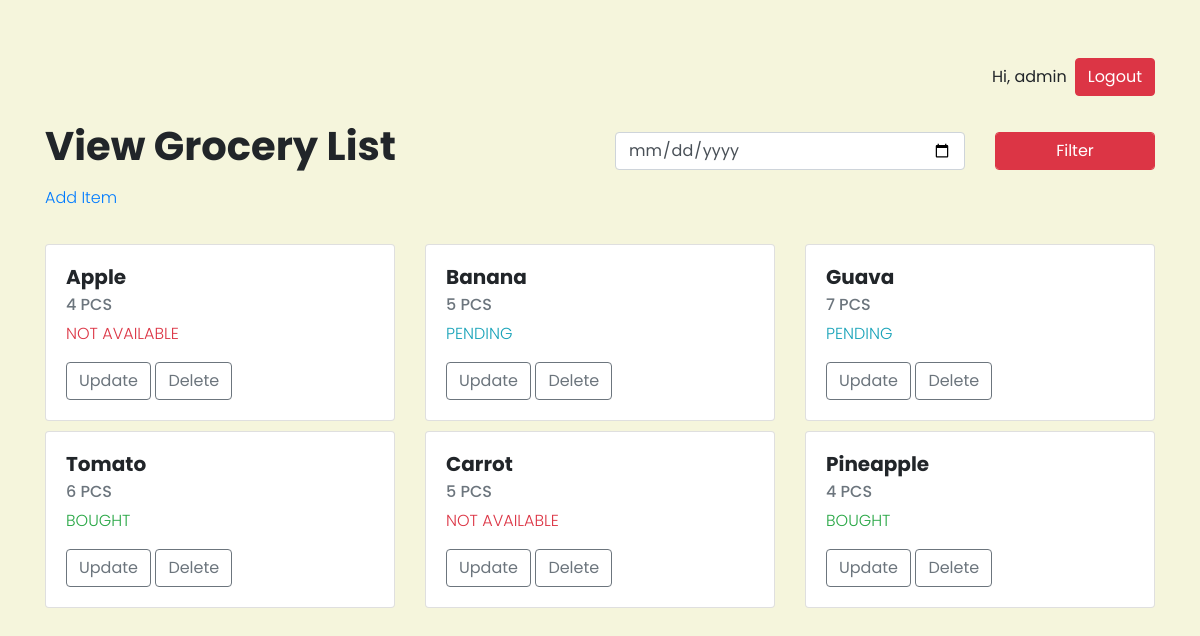
The app's page /listview/ (signed in) with its own data.
### list_manager/models.py (models this page shows, shortened)
class Item(models.Model):
    STATUS = (
        ('BOUGHT', 'BOUGHT'),
        ('NOT AVAILABLE', 'NOT AVAILABLE'),
        ('PENDING', 'PENDING'),
    )
    userlist = models.ForeignKey(userList, on_delete=models.SET_NULL, blank=True, null=True)
    item_name = models.CharField(max_length=200, null=True)
    item_quantity = models.CharField(max_length=200, null=True)
    item_status = models.CharField(max_length=200, null=True, choices=STATUS)
    date = models.DateField(null=True)

### list_manager/views.py (the view)
# urls.py: path('listview/', views.listView, name="listview"),
def listView(request):
    if request.user.is_authenticated:
        user_id = request.user.id
        userlist, created = userList.objects.get_or_create(user_id=user_id)
        items = userlist.item_set.all()
        if request.method == 'POST':
            date = request.POST.get('date')
            if date:
                items = userlist.item_set.filter(date=date)
            else:
                items = userlist.item_set.all()
    else:
        return redirect('home')
    context = {'items': items}
    return render(request, 'list_manager/index.html', context)

### list_manager/templates/list_manager/index.html (shortened to what this page needs)
<!DOCTYPE html>
{% load static %}
{% block content %}
<html>
    <head>
        <link rel="stylesheet" href="https://maxcdn.bootstrapcdn.com/bootstrap/4.4.1/css/bootstrap.min.css">
        <link rel="stylesheet" type="text/css" href="{% static 'css/style.css' %}">
    </head>
    <body>
        <div class="container mt-5">
            <div class="row mb-3">
                <div class="col-lg-12 d-flex justify-content-end align-items-center">
                    <span class="mr-2"><strong>Hi, {{user.username}}</strong></span>
                    <a href="{% url 'logout' %}" class="btn btn-danger">Logout</a>
                </div>
            </div>
            <div class="row">
                <div class="col-lg-6">
                    <h1>View Grocery List</h1>
                </div>
                <div class="col-lg-6 float-right">
                    <div>
                        <form method="POST" action="" class="row">
                            <div class="col-lg-8 form-group">
                                <input type="date" name="date" class="form-control">
                            </div>
                            <div class="col-lg-4 form-group">
                                <input class="btn btn-danger form-control" type="submit" value="Filter">
                            </div>
                        </form>
                    </div>
                </div>
            </div>
            <div>
                <a href="{% url 'item_form' %}">Add Item</a>
            </div>
            <div class="row mt-4">
                {% for item in items %}
                <div class="col-lg-4">
                    <div class="card">
                        <div class="card-body">
                          <h5 class="card-title">{{item.item_name}}</h5>
                          <h6 class="card-subtitle mb-2 text-muted">{{item.item_quantity}}</h6>
                            {% if item.item_status == 'PENDING' %}
                          <p class="text-success text-info">{{item.item_status}}</p>
                            {% elif item.item_status == 'NOT AVAILABLE' %}
                          <p class="text-success text-danger">{{item.item_status}}</p>
                            {% elif item.item_status == 'BOUGHT' %}
                          <p class="text-success text-success">{{item.item_status}}</p>
                            {% endif %}
                            <a class="btn btn-outline-secondary add-btn" href="{% url 'update_form' item.id %}">Update</a>
                            <button data-item="{{item.id}}" data-action="delete" class="btn btn-outline-secondary add-btn delete-list">Delete</button>
                        </div>
                      </div>
                </div>
                {% endfor %}
            </div>
        </div>
    </body>
</html>
{% endblock %}

### static/css/style.css (style rules this page uses)
body { font-family: 'Poppins', sans-serif; font-weight: 300; background-color: beige; }
h1, h2, h3, h4, h5 { font-family: 'Poppins', sans-serif; font-weight: 700; }
.col-lg-4, .col-lg-6, .col-lg-8, .col-lg-12 { margin-top: 10px; }

### records on screen
Item: item_name "Apple", item_quantity "4 PCS", item_status "NOT AVAILABLE"
Item: item_name "Banana", item_quantity "5 PCS", item_status "PENDING"
Item: item_name "Guava", item_quantity "7 PCS", item_status "PENDING"
Item: item_name "Tomato", item_quantity "6 PCS", item_status "BOUGHT"
Item: item_name "Carrot", item_quantity "5 PCS", item_status "NOT AVAILABLE"
Item: item_name "Pineapple", item_quantity "4 PCS", item_status "BOUGHT"

### other values on screen
{{ user.username }} "admin"
